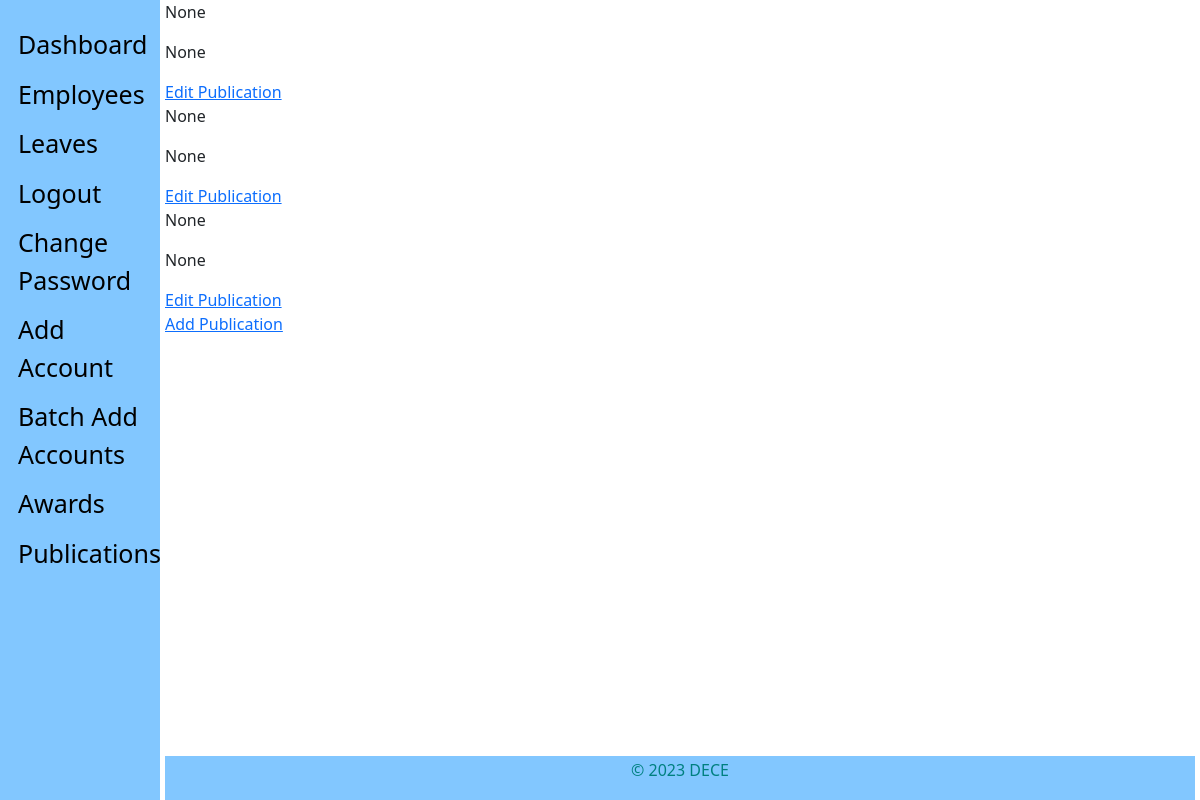
The page /staff_view/publications/ (signed in) on the database as committed earlier.
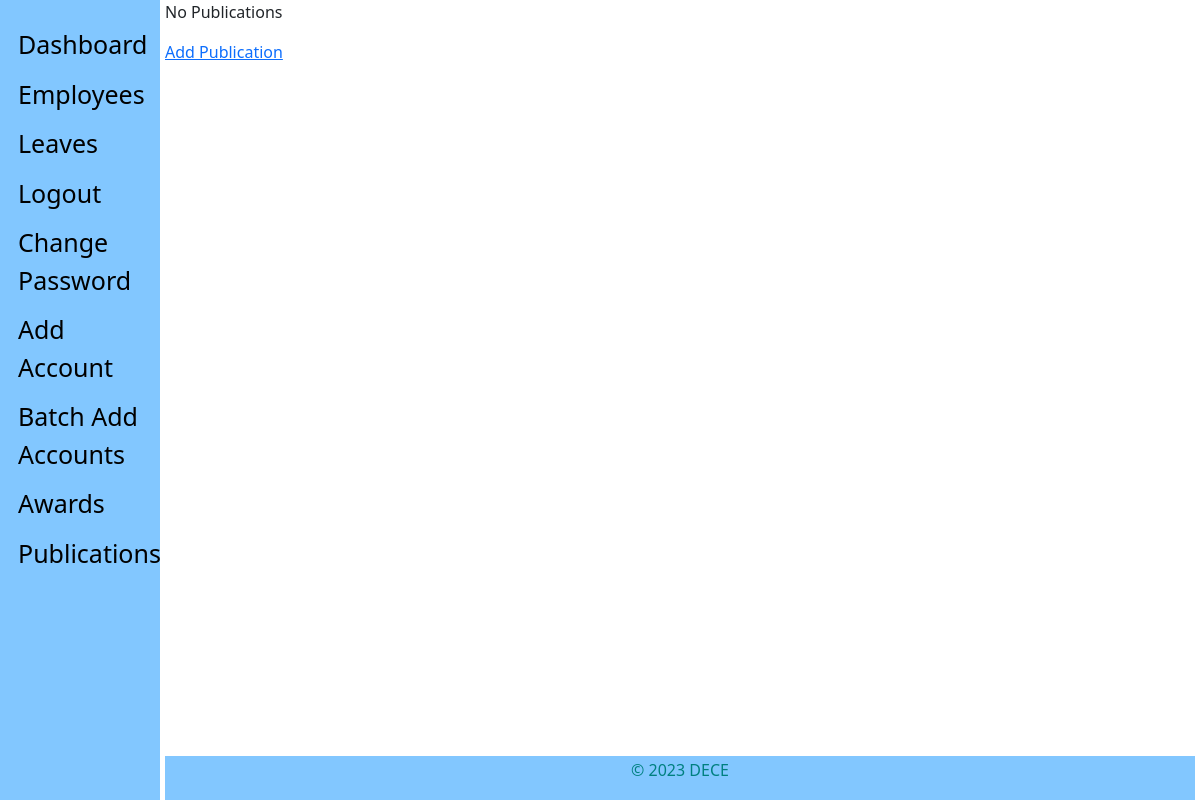
The same page on the database as committed later.
### staff_app/models.py (models this page shows, shortened)
class Publications(models.Model):
    user = models.ForeignKey(CustomUser, on_delete=models.CASCADE, default=1)
    title = models.CharField(max_length=100, verbose_name=_(
        'Title'), null=True, blank=False)
    year = models.IntegerField(verbose_name=_('Year'), null=True)
    updated = models.DateTimeField(auto_now=True, auto_now_add=False)
    created = models.DateTimeField(auto_now=False, auto_now_add=True)
    class Meta:
        verbose_name = _('Publication')
        verbose_name_plural = _('Publications')
        ordering = ['-created']

### staff_app/views.py (the view)
# urls.py: path('publications/', views.view_publications, name="publication"),
def view_publications(request):
    if not request.user.is_authenticated:
        return redirect('hris:home')
    if Publications.objects.filter(user_id=request.user.id).exists():
        publications = Publications.objects.filter(user_id=request.user.id)
    else:
        publications = []
    context = {
        "object": publications
    }
    return render(request, "staff/staff_publications.html", context)

### templates/staff/staff_publications.html (shortened to what this page needs)
{% extends 'base.html' %}
{% block content %}
    {% if not object %}
        <p>No Publications</p>
    {% else %}
        {% for instance in object %}
            <p>{{instance.title}}</p>
            <p>{{instance.year}}</p>
            <a href="{% url 'staff:publication-edit' instance.id %}"> Edit Publication</a>
        {% endfor %}
    {% endif %}
    <a href="{% url 'staff:publication-add' %}"> Add Publication</a>
{% endblock content %}

### templates/base.html (shortened to what this page needs)
{% load static %}
{% load humanize %}
<!DOCTYPE html>
<html lang="en">
<head>
    <link rel="stylesheet" type="text/CSS" href="{% static "css/bootstrap.min.css" %}">
</head>
<body>
    <div class="sidenav">
        {% if user.is_superuser%}
            <a href="{% url 'admin_app:admin-home' %}">Dashboard</a>
            <a href="{% url 'admin_app:employees' %} ">Employees</a>
            <a href="{% url 'admin_app:leaves' %}">Leaves</a>
            <a href="{% url 'hris:logout' %}">Logout</a>
            <a href="{% url 'hris:password_change' %}">Change Password</a>
            <a href="{% url 'hris:add-account-view' %}">Add Account</a>
            <a href="{% url 'hris:batch-add' %}">Batch Add Accounts</a>
            <a href="{% url 'admin_app:awards' %}">Awards</a>
            <a href="{% url 'admin_app:publications' %}">Publications</a>
        {% endif %}
    </div>
    <div class="main">
        {% block content %}{% endblock %}
            <footer class="footer">
                <div class="container-fluid">
                    <p class="copyright pull-right">
                        &copy; <script>document.write(new Date().getFullYear())</script> DECE
                    </p>
                </div>
            </footer>
        </div>
</body>
</html>

Rows that differ between the two databases and show on the page:
removed Publications: title "None", year "None"
removed Publications: title "None", year "None"
removed Publications: title "None", year "None"
Other text that changed with them:
text now shown: "No Publications"
